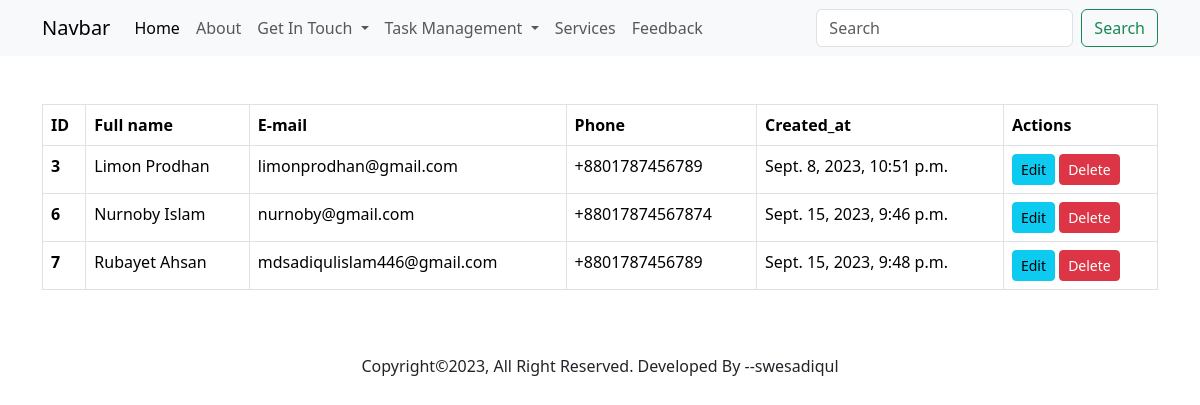
Screenshot of /contact-list/ with the database file from the repository.
### members/models.py (models this page shows, shortened)
class Contact(models.Model):
    name = models.CharField(max_length = 150)
    email = models.EmailField()
    phone = models.CharField(max_length=15)
    message = models.TextField()
    created_at = models.DateTimeField(auto_now_add=True)
    updated_at = models.DateTimeField(auto_now=True)

### members/views.py (the view)
# urls.py: path('contact-list/', views.contact_list, name='contact-list'),
def contact_list(request):
    contacts = Contact.objects.all()
    context = {"contact_list": contacts}
    return render(request, 'members/contact_list.html', context)

### members/templates/members/contact_list.html
{% extends "base.html" %}
{% block content %}
<section id="contact">
    <div class="container">
        <div class="row justify-content-center py-5">
            <div class="col-12">
                <table class="table table-bordered">
                    <thead>
                      <tr>
                        <th scope="col">ID</th>
                        <th scope="col">Full name</th>
                        <th scope="col">E-mail</th>
                        <th scope="col">Phone</th>
                        <th scope="col">Created_at</th>
                        <th scope="col">Actions</th>
                      </tr>
                    </thead>
                    <tbody>
                      {% for x in contact_list %}
                      <tr>
                        <th>{{ x.id }}</th>
                        <td>{{ x.name }}</td>
                        <td>{{ x.email }}</td>
                        <td>{{ x.phone }}</td>
                        <td>{{ x.created_at }}</td>
                        <td>
                            <a href="/contact-edit/{{ x.id }}/" class="btn btn-sm btn-info">Edit</a>
                            <a href="/contact-delete/{{ x.id }}/" class="btn btn-sm btn-danger">Delete</a>
                        </td>
                      </tr>
                      {% empty %}
                      <td colspan="6">Contacts not found.</td>
                      {% endfor %}
                    </tbody>
                  </table>
            </div>
        </div>
    </div>
</section>
{% endblock %}

### rows the page displays
Contact: id "3", name "Limon Prodhan", email "limonprodhan@gmail.com", phone "+8801787456789", created_at "Sept. 8, 2023, 10:51 p.m."
Contact: id "6", name "Nurnoby Islam", email "nurnoby@gmail.com", phone "+88017874567874", created_at "Sept. 15, 2023, 9:46 p.m."
Contact: id "7", name "Rubayet Ahsan", email "mdsadiqulislam446@gmail.com", phone "+8801787456789", created_at "Sept. 15, 2023, 9:48 p.m."
